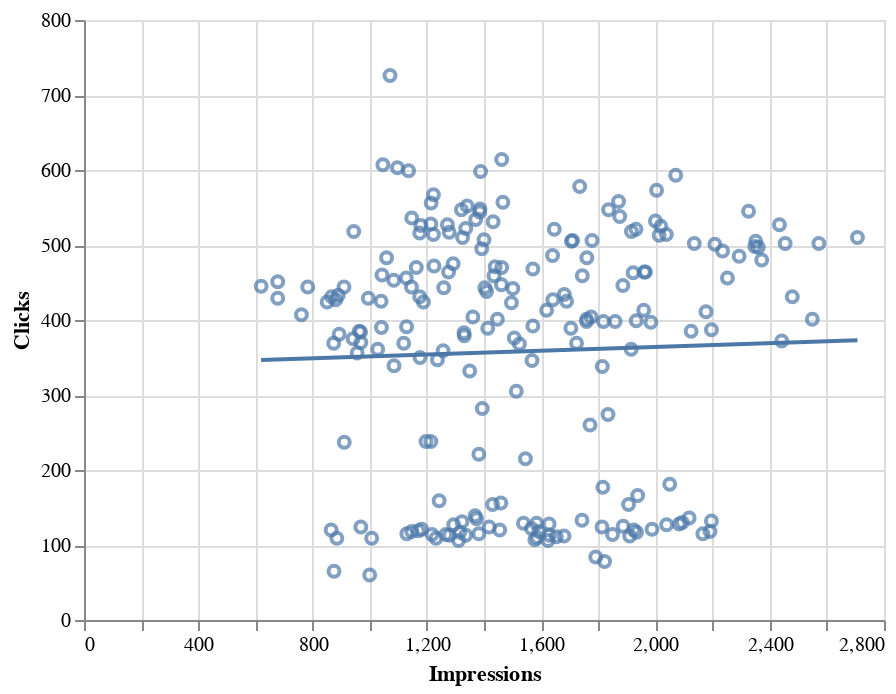

The cell this chart's notebook holds for it:
### Code cell
# prompt: Using dataframe product_clicks_impression: scatter plot between  impressions and clicks with linear line

import altair as alt

# Create the scatter plot
chart = alt.Chart(product_clicks_impression).mark_point().encode(
    x='Impressions',
    y='Clicks'
)

# Calculate the linear regression trendline
trendline = chart.transform_regression('Impressions', 'Clicks').mark_line()

# Combine the scatter plot and the trendline
chart + trendline

### Figure 1 — Vega-Lite specification as saved in the notebook (floating-point values rounded to 4 significant figures; data arrays with more than 128 entries replaced by an {"elided": "..."} marker saying what was removed)
{"config": {"view": {"continuousWidth": 400, "continuousHeight": 300}}, "layer": [{"mark": "point", "encoding": {"x": {"field": "Impressions", "type": "quantitative"}, "y": {"field": "Clicks", "type": "quantitative"}}}, {"mark": "line", "encoding": {"x": {"field": "Impressions", "type": "quantitative"}, "y": {"field": "Clicks", "type": "quantitative"}}, "transform": [{"on": "Impressions", "regression": "Clicks"}]}], "data": {"name": "data-eaf710bdfe7d96bb14602e3fd1bf0c94"}, "$schema": "https://vega.github.io/schema/vega-lite/v4.17.0.json", "datasets": {"data-eaf710bdfe7d96bb14602e3fd1bf0c94": {"elided": "212 records"}}}
